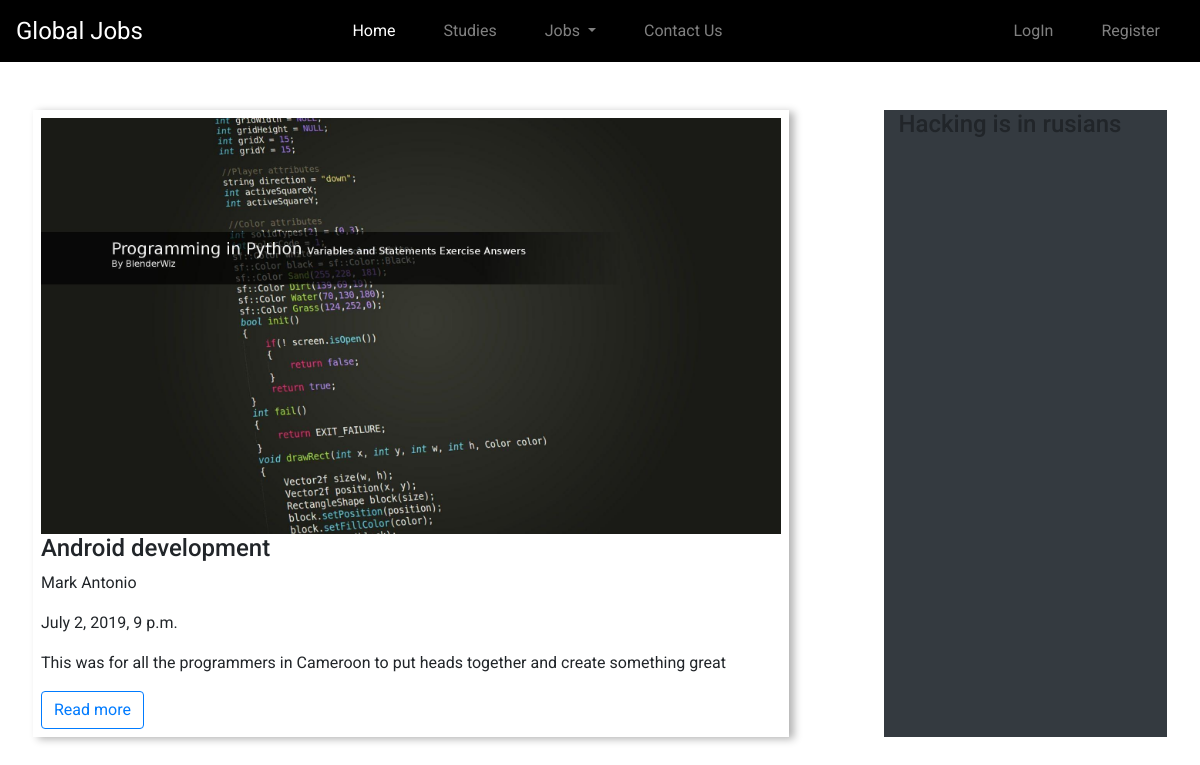
Page /post/ on the committed database.
### subProject/models.py (models this page shows, shortened)
class Posts(models.Model):
    picture = models.ImageField(default="default.jpg", upload_to="post_images")
    author = models.CharField(max_length=200)
    title = models.CharField(max_length=200)
    content = models.TextField()
    timestamp = models.DateTimeField(auto_now_add=True)
    slug = models.CharField(max_length=200)

### subProject/views.py (the view)
# urls.py: path('post/', views.PostListView.as_view(), name='post'),
class PostListView(ListView):
    model = Posts
    template_name = "subProject/post.html"

### subProject/templates/subProject/post.html
{% extends 'subProject/base.html'%}
{% block body%}
{% load crispy_forms_tags %}
<div class="row p-5">
    <div class="box_post col-md-8 p-2">
        {% for post in object_list %}
          <div class="post">
           <img class="img-fluid" src="{{post.picture.url}}">
           <h4>{{post.title}}</h4>
           <p>{{post.author}}</p>
           <p>{{post.timestamp}}</p>
           <p>{{post.content}}</p>
           <a class="btn btn-outline-primary" href="{% url 'detail' post.id %}">Read more</a>
          </div>
        {% endfor %}
    </div>
    <div class="col-md-1"></div>
    <div class="col-md-3 bg-dark">
        <h4>Hacking is in rusians </h4>
    </div>
</div>
{% endblock %}

### subProject/static/subProject/styles/styles.css (style rules this page uses)
html { padding:0px; margin:0px; }
body { font-size:1rem; font-family: 'Roboto', sans-serif; }
.box_post { box-shadow: .3rem .1rem .5rem rgba(0,0,0,.3); padding: 2rem; }

### rows in the picture
Posts: picture (picture), title "Android development", author "Mark Antonio", timestamp "July 2, 2019, 9 p.m.", content "This was for all the programmers in Cameroon to put heads together and create something great"
